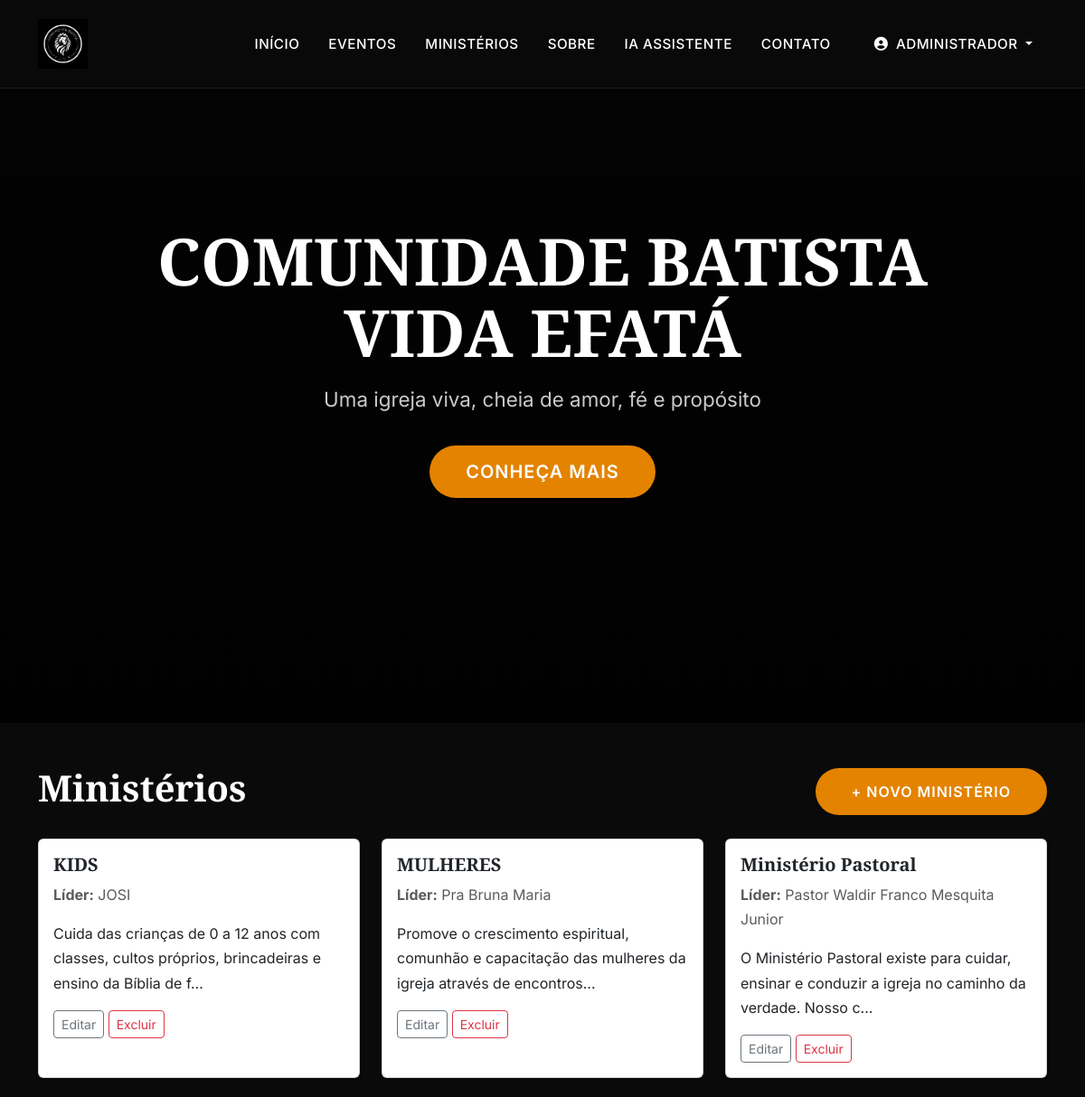
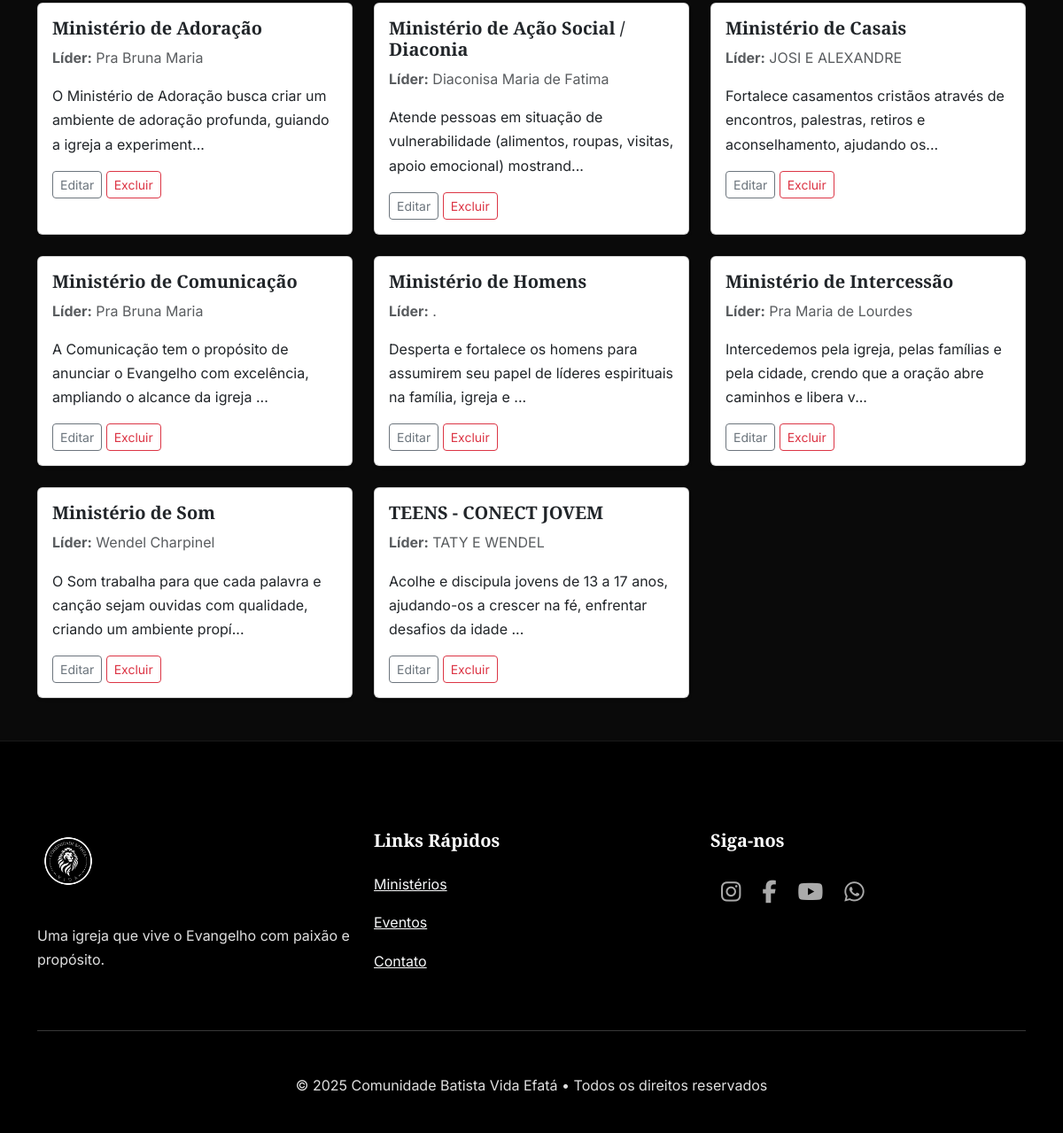
Screenshot of /secretaria/ministerios (signed in) with the database file from the repository (2 pictures, top to bottom).
### app.py (models this page shows, shortened)
class User(UserMixin, db.Model):
    __tablename__ = 'user'
    id = db.Column(db.Integer, primary_key=True)
    nome = db.Column(db.String(100), nullable=False)
    email = db.Column(db.String(100), unique=True, nullable=False)
    senha = db.Column(db.String(200), nullable=False)
    nivel_acesso = db.Column(db.Integer, default=2)
    is_secretaria = db.Column(db.Boolean, default=False)
    is_admin = db.Column(db.Boolean, default=False)
    membro_id = db.Column(db.Integer, db.ForeignKey('membro.id', name="fk_user_membro"), nullable=True)
    membro = db.relationship('Membro', backref='usuario', lazy=True)

class Ministerio(db.Model):
    __tablename__ = 'ministerio'
    id = db.Column(db.Integer, primary_key=True)
    nome = db.Column(db.String(100), nullable=False)
    lider = db.Column(db.String(100), nullable=False)
    descricao = db.Column(db.Text, nullable=False)

### app.py (the view)
@app.route('/secretaria/ministerios')
@secretaria_required
@login_required
def listar_ministerios():
    ministerios = Ministerio.query.order_by(Ministerio.nome).all()
    return render_template('secretaria/ministerios_list.html', ministerios=ministerios)

### app.py (called while the page is built)
@login_manager.user_loader
def load_user(user_id):
    return User.query.get(int(user_id))

def secretaria_required(f):
    @wraps(f)
    def decorated(*args, **kwargs):
        if not current_user.is_authenticated or current_user.nivel_acesso > 2:
            flash("Acesso negado. Apenas Secretária/Admin.", "danger")
            return redirect(url_for('secretaria'))
        return f(*args, **kwargs)
    return decorated

@app.context_processor
def inject_now():
    return {'now': datetime.utcnow()}

### templates/secretaria/ministerios_list.html (shortened to what this page needs)
{% extends "base.html" %}
{% block content %}
<div class="container py-5">
    <div class="d-flex justify-content-between align-items-center mb-4">
        <h1>Ministérios</h1>
        <a href="{{ url_for('novo_ministerio') }}" class="btn btn-primary">+ Novo Ministério</a>
    </div>
    <div class="row g-4">
        {% for m in ministerios %}
        <div class="col-md-4">
            <div class="card h-100 shadow-sm">
                <div class="card-body">
                    <h5 class="card-title">{{ m.nome }}</h5>
                    <p class="text-muted"><strong>Líder:</strong> {{ m.lider }}</p>
                    <p class="card-text">{{ m.descricao[:100] }}...</p>
                    <div class="mt-auto">
                        <a href="{{ url_for('editar_ministerio', id=m.id) }}" class="btn btn-sm btn-outline-secondary">Editar</a>
                        <a href="{{ url_for('excluir_ministerio', id=m.id) }}" class="btn btn-sm btn-outline-danger" onclick="return confirm('Excluir?')">Excluir</a>
                    </div>
                </div>
            </div>
        </div>
        {% else %}
        <div class="col-12 text-center">
            <p class="text-muted">Nenhum ministério cadastrado.</p>
        </div>
        {% endfor %}
    </div>
</div>
{% endblock %}

### templates/base.html (shortened to what this page needs)
<!DOCTYPE html>
<html lang="pt-BR">
<head>
    <link href="https://cdn.jsdelivr.net/npm/bootstrap@5.3.3/dist/css/bootstrap.min.css" rel="stylesheet">
    <link rel="stylesheet" href="https://cdnjs.cloudflare.com/ajax/libs/font-awesome/6.5.0/css/all.min.css">
</head>
<body>
    <nav class="navbar navbar-expand-lg">
        <div class="container">
            <a class="navbar-brand" href="{{ url_for('index') }}">
                <img src="{{ url_for('static', filename='img/logo-branca.png') }}" alt="Vida Efatá">
            </a>
            <div class="collapse navbar-collapse" id="navbarNav">
                <ul class="navbar-nav ms-auto align-items-center">
                    <li class="nav-item"><a class="nav-link" href="{{ url_for('index') }}">Início</a></li>
                    <li class="nav-item"><a class="nav-link" href="{{ url_for('eventos') }}">Eventos</a></li>
                    <li class="nav-item"><a class="nav-link" href="{{ url_for('ministerios') }}">Ministérios</a></li>
                    <li class="nav-item"><a class="nav-link" href="{{ url_for('sobre') }}">Sobre</a></li>
                    <li class="nav-item"><a class="nav-link" href="{{ url_for('assistente') }}">IA Assistente</a></li>
                    <li class="nav-item"><a class="nav-link" href="{{ url_for('contato') }}">Contato</a></li>
                    {% if current_user.is_authenticated %}
                        <li class="nav-item dropdown ms-3">
                            <a class="nav-link dropdown-toggle" href="#" role="button" data-bs-toggle="dropdown">
                                <i class="fas fa-user-circle me-1"></i> {{ current_user.nome }}
                            </a>
                        </li>
                    {% else %}
                        <li class="nav-item ms-3">
                            <a class="btn btn-outline-light btn-sm rounded-pill px-4" href="{{ url_for('login') }}">Login</a>
                        </li>
                    {% endif %}
                </ul>
            </div>
        </div>
    </nav>
    <section class="hero">
        <video autoplay muted loop playsinline>
            <source src="{{ url_for('static', filename='video/hero-video.mp4') }}" type="video/mp4">
        </video>
        <div class="container position-relative">
            <h1>COMUNIDADE BATISTA<br>VIDA EFATÁ</h1>
            <p>Uma igreja viva, cheia de amor, fé e propósito</p>
            <a href="{{ url_for('sobre') }}" class="btn btn-primary btn-lg">Conheça Mais</a>
        </div>
    </section>
    <main>
        {% block content %}{% endblock %}
    </main>
    <footer class="text-center text-lg-start">
        <div class="container">
            <div class="row">
                <div class="col-lg-4 mb-5 mb-lg-0">
                    <img src="{{ url_for('static', filename='img/logo-branca.png') }}" alt="Vida Efatá">
                    <p class="mt-3">Uma igreja que vive o Evangelho com paixão e propósito.</p>
                </div>
                <div class="col-lg-4 mb-5 mb-lg-0">
                    <h5 class="text-white mb-4">Links Rápidos</h5>
                    <p><a href="{{ url_for('ministerios') }}" class="text-light">Ministérios</a></p>
                    <p><a href="{{ url_for('eventos') }}" class="text-light">Eventos</a></p>
                    <p><a href="{{ url_for('contato') }}" class="text-light">Contato</a></p>
                </div>
                <div class="col-lg-4">
                    <h5 class="text-white mb-4">Siga-nos</h5>
                    <div class="social-icons d-flex justify-content-center justify-content-lg-start">
                        <a href="#"><i class="fab fa-instagram"></i></a>
                        <a href="#"><i class="fab fa-facebook-f"></i></a>
                        <a href="#"><i class="fab fa-youtube"></i></a>
                        <a href="#"><i class="fab fa-whatsapp"></i></a>
                    </div>
                </div>
            </div>
            <hr class="my-5">
            <p class="text-center mb-0">&copy; {{ now.year }} Comunidade Batista Vida Efatá • Todos os direitos reservados</p>
        </div>
    </footer>
</body>
</html>

### templates/base.html (style rules this page uses)
:root { --cor-primaria: #e38300; --cor-secundaria: #ffffff; --cor-fundo: #0a0a0a; --cor-texto: #e0e0e0; --cor-cinza: #333; }
body { font-family: 'Inter', sans-serif; background-color: var(--cor-fundo); color: var(--cor-texto); line-height: 1.7; font-weight: 400; }
h1, h2, h3, h4, h5, h6 { font-family: 'Playfair Display', serif; font-weight: 700; color: white; }
.navbar { background: rgba(10,10,10,0.95) !important; backdrop-filter: blur(12px); border-bottom: 1px solid rgba(255,255,255,0.08); padding: 1rem 0; position: fixed; width: 100%; top: 0; z-index: 1000; transition: all 0.4s; }
.navbar-brand img { height: 55px; transition: all 0.3s; }
.nav-link { color: white !important; font-weight: 500; text-transform: uppercase; font-size: 0.95rem; letter-spacing: 0.5px; padding: 0.5rem 1rem !important; transition: all 0.3s; }
.hero { height: 100vh; min-height: 650px; position: relative; display: flex; align-items: center; justify-content: center; text-align: center; overflow: hidden; }
.hero video { position: absolute; top: 0; left: 0; width: 100%; height: 100%; object-fit: cover; z-index: -1; }
.hero::before { content: ''; position: absolute; top: 0; left: 0; right: 0; bottom: 0; background: linear-gradient(to bottom, rgba(0,0,0,0.7), rgba(0,0,0,0.9)); z-index: -1; }
.hero h1 { font-size: 4.5rem; line-height: 1.1; margin-bottom: 1rem; }
.hero p { font-size: 1.4rem; max-width: 800px; margin: 0 auto 2rem; opacity: 0.9; }
.btn-primary { background: var(--cor-primaria); border: none; padding: 14px 40px; border-radius: 50px; font-weight: 600; text-transform: uppercase; letter-spacing: 1px; transition: all 0.4s; }
section { padding: 120px 0; }
footer { background: #000; padding: 100px 0 40px; border-top: 1px solid rgba(255,255,255,0.1); }
footer img { height: 70px; margin-bottom: 20px; }
.social-icons a { color: #aaa; font-size: 1.6rem; margin: 0 12px; transition: all 0.3s; }

### rows the page displays
User: nome "ADMINISTRADOR"
Ministerio: nome "KIDS", lider "JOSI", descricao "Cuida das crianças de 0 a 12 anos com classes, cultos próprios, brincadeiras e ensino da Bíblia de f"
Ministerio: nome "MULHERES", lider "Pra Bruna Maria", descricao "Promove o crescimento espiritual, comunhão e capacitação das mulheres da igreja através de encontros"
Ministerio: nome "Ministério Pastoral", lider "Pastor Waldir Franco Mesquita Junior", descricao "O Ministério Pastoral existe para cuidar, ensinar e conduzir a igreja no caminho da verdade. Nosso c"
Ministerio: nome "Ministério de Adoração", lider "Pra Bruna Maria", descricao "O Ministério de Adoração busca criar um ambiente de adoração profunda, guiando a igreja a experiment"
Ministerio: nome "Ministério de Ação Social / Diaconia", lider "Diaconisa Maria de Fatima", descricao "Atende pessoas em situação de vulnerabilidade (alimentos, roupas, visitas, apoio emocional) mostrand"
Ministerio: nome "Ministério de Casais", lider "JOSI E ALEXANDRE", descricao "Fortalece casamentos cristãos através de encontros, palestras, retiros e aconselhamento, ajudando os"
Ministerio: nome "Ministério de Comunicação", lider "Pra Bruna Maria", descricao "A Comunicação tem o propósito de anunciar o Evangelho com excelência, ampliando o alcance da igreja"
Ministerio: nome "Ministério de Homens", lider ".", descricao "Desperta e fortalece os homens para assumirem seu papel de líderes espirituais na família, igreja e"
Ministerio: nome "Ministério de Intercessão", lider "Pra Maria de Lourdes", descricao "Intercedemos pela igreja, pelas famílias e pela cidade, crendo que a oração abre caminhos e libera v"
Ministerio: nome "Ministério de Som", lider "Wendel Charpinel", descricao "O Som trabalha para que cada palavra e canção sejam ouvidas com qualidade, criando um ambiente propí"
Ministerio: nome "TEENS - CONECT JOVEM", lider "TATY E WENDEL", descricao "Acolhe e discipula jovens de 13 a 17 anos, ajudando-os a crescer na fé, enfrentar desafios da idade"
